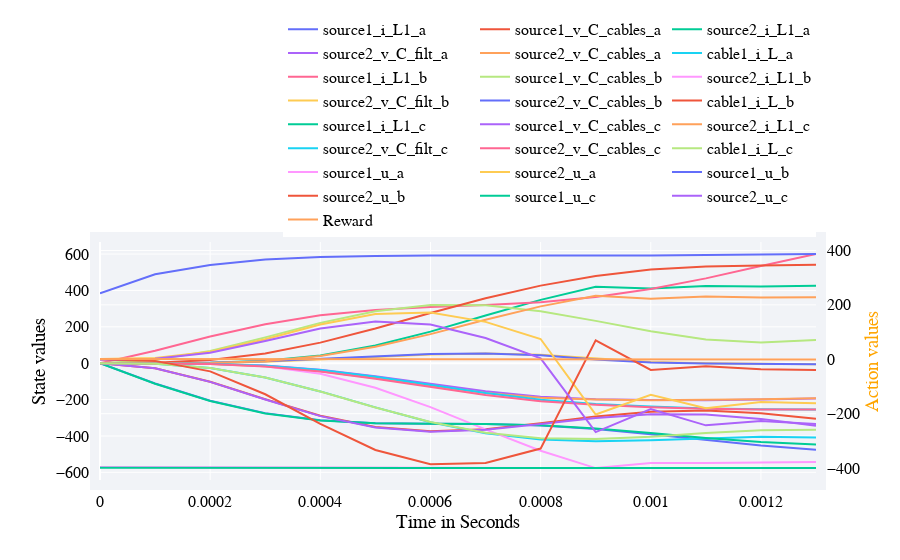

Notebook source saved alongside this figure:
### Code cell
hook = DataHook(collect_state_ids = env.state_ids,
                collect_action_ids = env.action_ids)

hook = Simulate(controllers, env, hook=hook)

RenderHookResults(
    hook = hook,
    states_to_plot  = env.state_ids,
    actions_to_plot = env.action_ids,
    plot_reward=true
)
